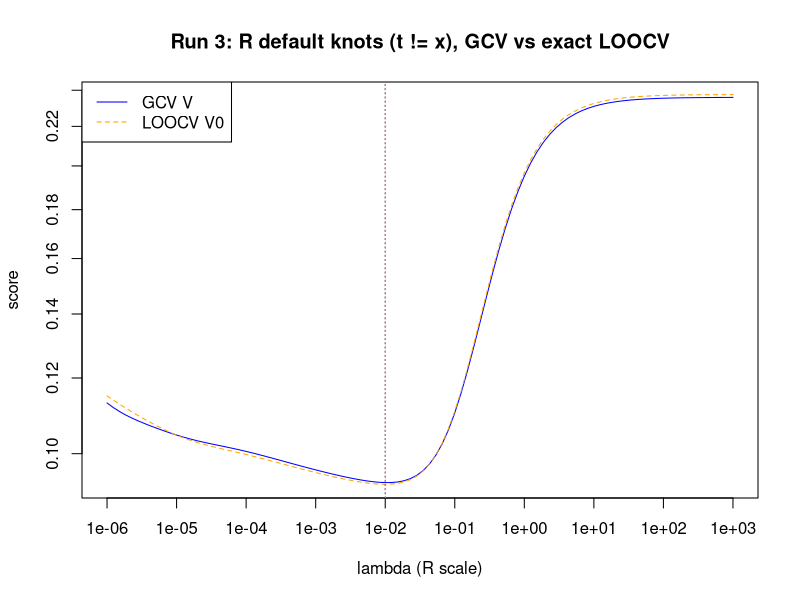

This chart was generated by the following R code:
# Run 3: R smooth.spline with default reduced knots (t != x), GCV vs exact LOOCV.
# Mirrors gcv-testing.py: same dataset CSV, same lambda grid, same formulas.
#
# Note on lambda: smooth.spline's `lambda` is defined on x rescaled to [0,1],
# so lambda_scipy = lambda_R * (max(x) - min(x))^3. Irrelevant for Delta and r
# (both are within-run quantities), but R's argmin lambda will not numerically
# equal Python's.

d <- read.csv("experiment_dataset.csv")
x <- d$x
y <- d$y
n <- length(x)

lams <- 10^seq(-6, 3, length.out = 100)

v_gcv <- numeric(length(lams))
v_loo <- numeric(length(lams))
trA_all <- numeric(length(lams))

lev_checked <- FALSE

for (j in seq_along(lams)) {
  l <- lams[j]

  fit <- smooth.spline(x, y, all.knots = FALSE, lambda = l)
  y_hat <- predict(fit, x)$y

  # influence matrix, column by column via unit vectors
  A <- matrix(0, n, n)
  for (k in 1:n) {
    ek <- numeric(n)
    ek[k] <- 1
    A[, k] <- predict(smooth.spline(x, ek, all.knots = FALSE, lambda = l), x)$y
  }

  stopifnot(isTRUE(all.equal(A, t(A), tolerance = 1e-8)))
  a_kk <- diag(A)
  stopifnot(all(a_kk > 0), all(a_kk < 1))
  trA <- sum(a_kk)
  stopifnot(trA > 2, trA < n)
  trA_all[j] <- trA

  # freebie check, once: R's own leverages must match the unit-vector diag(A)
  if (!lev_checked) {
    stopifnot(isTRUE(all.equal(a_kk, fit$lev, tolerance = 1e-8)))
    cat("lev check passed at lambda =", l, "\n")
    lev_checked <- TRUE
  }

  res <- y - y_hat
  v_gcv[j] <- mean(res^2) / (1 - trA / n)^2
  v_loo[j] <- mean((res / (1 - a_kk))^2)
}

i_gcv <- which.min(v_gcv)
i_loo <- which.min(v_loo)
stopifnot(i_gcv > 1, i_gcv < length(lams), i_loo > 1, i_loo < length(lams))

delta <- log10(lams[i_gcv]) - log10(lams[i_loo])
r <- v_loo[i_gcv] / v_loo[i_loo]
stopifnot(r >= 1)

cat("Run 3 (R, default knots):\n")
cat("  lambda_GCV =", lams[i_gcv], " lambda_LOO =", lams[i_loo], "\n")
cat("  Delta (decades) =", delta, "\n")
cat("  r = V0(lam_GCV)/V0(lam_LOO) =", r, "\n")
cat("  trA at grid ends:", trA_all[1], trA_all[length(lams)], "\n")

write.csv(data.frame(lam = lams, trA = trA_all, V_gcv = v_gcv, V_loo = v_loo),
          "run3_scores.csv", row.names = FALSE)

png("run3_curves.png", width = 960, height = 720, res = 150)
plot(lams, v_gcv, log = "xy", type = "l", col = "blue",
     xlab = "lambda (R scale)", ylab = "score",
     main = "Run 3: R default knots (t != x), GCV vs exact LOOCV")
lines(lams, v_loo, col = "orange", lty = 2)
abline(v = lams[i_gcv], col = "blue", lty = 3)
abline(v = lams[i_loo], col = "orange", lty = 3)
legend("topleft", c("GCV V", "LOOCV V0"), col = c("blue", "orange"), lty = c(1, 2))
dev.off()
